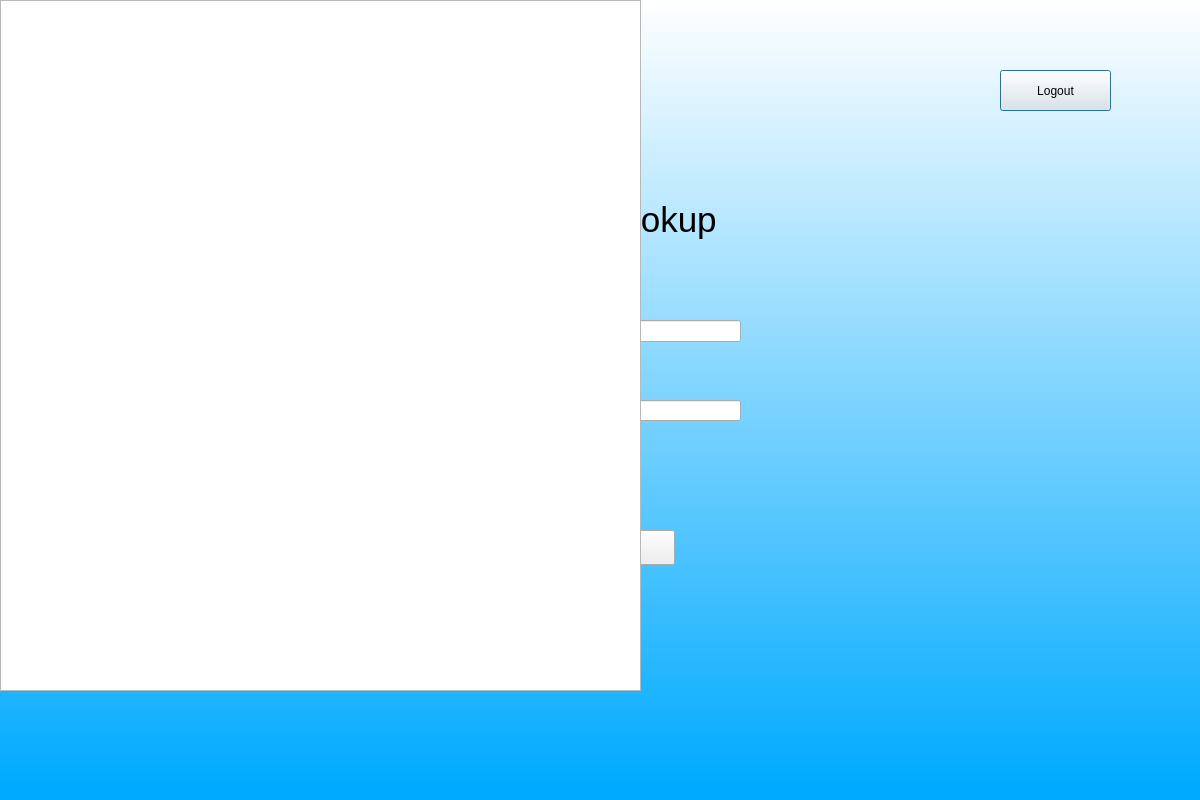
<?xml version="1.0" encoding="UTF-8"?>
<ui version="4.0">
 <class>diaPtntLookup</class>
 <widget class="QDialog" name="diaPtntLookup">
  <property name="geometry">
   <rect>
    <x>0</x>
    <y>0</y>
    <width>1200</width>
    <height>800</height>
   </rect>
  </property>
  <property name="windowTitle">
   <string>Dialog</string>
  </property>
  <widget class="QWidget" name="widget" native="true">
   <property name="geometry">
    <rect>
     <x>0</x>
     <y>0</y>
     <width>1200</width>
     <height>800</height>
    </rect>
   </property>
   <property name="styleSheet">
    <string notr="true">QWidget#widget{
background-color:qlineargradient(spread:pad, x1:1, y1:0.982409, x2:1, y2:0, stop:0 rgba(0, 170, 255, 255), stop:1 rgba(255, 255, 255, 255))}</string>
   </property>
   <widget class="QLabel" name="label">
    <property name="geometry">
     <rect>
      <x>300</x>
      <y>170</y>
      <width>600</width>
      <height>100</height>
     </rect>
    </property>
    <property name="styleSheet">
     <string notr="true">font: 36pt &quot;MS Shell Dlg 2&quot;;</string>
    </property>
    <property name="text">
     <string>&lt;html&gt;&lt;head/&gt;&lt;body&gt;&lt;p align=&quot;center&quot;&gt;&lt;span style=&quot; font-size:26pt;&quot;&gt;Patient Lookup&lt;/span&gt;&lt;/p&gt;&lt;/body&gt;&lt;/html&gt;</string>
    </property>
   </widget>
   <widget class="QPushButton" name="logout">
    <property name="geometry">
     <rect>
      <x>1000</x>
      <y>70</y>
      <width>111</width>
      <height>41</height>
     </rect>
    </property>
    <property name="text">
     <string>Logout</string>
    </property>
   </widget>
   <widget class="QLabel" name="labelLastName">
    <property name="geometry">
     <rect>
      <x>300</x>
      <y>310</y>
      <width>201</width>
      <height>51</height>
     </rect>
    </property>
    <property name="styleSheet">
     <string notr="true">font: 14pt &quot;MS Shell Dlg 2&quot;;</string>
    </property>
    <property name="text">
     <string>&lt;html&gt;&lt;head/&gt;&lt;body&gt;&lt;p&gt;&lt;span style=&quot; font-size:10pt;&quot;&gt;Last Name:&lt;/span&gt;&lt;/p&gt;&lt;/body&gt;&lt;/html&gt;</string>
    </property>
   </widget>
   <widget class="QLabel" name="labelFirstName">
    <property name="geometry">
     <rect>
      <x>300</x>
      <y>390</y>
      <width>201</width>
      <height>51</height>
     </rect>
    </property>
    <property name="styleSheet">
     <string notr="true">font: 14pt &quot;MS Shell Dlg 2&quot;;</string>
    </property>
    <property name="text">
     <string>&lt;html&gt;&lt;head/&gt;&lt;body&gt;&lt;p&gt;&lt;span style=&quot; font-size:10pt;&quot;&gt;First Name:&lt;/span&gt;&lt;/p&gt;&lt;/body&gt;&lt;/html&gt;</string>
    </property>
   </widget>
   <widget class="QLineEdit" name="lastField">
    <property name="geometry">
     <rect>
      <x>590</x>
      <y>320</y>
      <width>151</width>
      <height>22</height>
     </rect>
    </property>
   </widget>
   <widget class="QLineEdit" name="firstField">
    <property name="geometry">
     <rect>
      <x>590</x>
      <y>400</y>
      <width>151</width>
      <height>21</height>
     </rect>
    </property>
   </widget>
   <widget class="QPushButton" name="search">
    <property name="geometry">
     <rect>
      <x>525</x>
      <y>530</y>
      <width>150</width>
      <height>35</height>
     </rect>
    </property>
    <property name="text">
     <string>Search</string>
    </property>
   </widget>
   <widget class="QLabel" name="error">
    <property name="geometry">
     <rect>
      <x>230</x>
      <y>490</y>
      <width>291</width>
      <height>31</height>
     </rect>
    </property>
    <property name="styleSheet">
     <string notr="true">font: 12pt &quot;MS Shell Dlg 2&quot;;color:rgb(255,0,0)</string>
    </property>
    <property name="text">
     <string/>
    </property>
   </widget>
   <widget class="QTableWidget" name="resultsTable">
    <property name="geometry">
     <rect>
      <x>0</x>
      <y>0</y>
      <width>641</width>
      <height>691</height>
     </rect>
    </property>
   </widget>
  </widget>
 </widget>
 <resources/>
 <connections/>
</ui>
